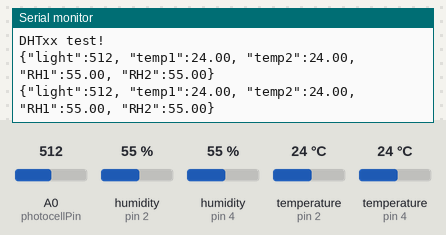
The sketch below on a simulated Arduino Uno, built with avr-gcc and run on an emulated ATmega328P. Parts: the last lines printed to the serial monitor. Inputs (shaded band) come from the test bench; at power-on: humidity (sensors on pin 2, pin 4) 55 %, A0 (photocellPin) = 512, temperature (sensors on pin 2, pin 4) 24 °C.

Above: at 10.8 s.
10.9 s: humidity (sensor on pin 2) set to 22 %
At 15.9 s:
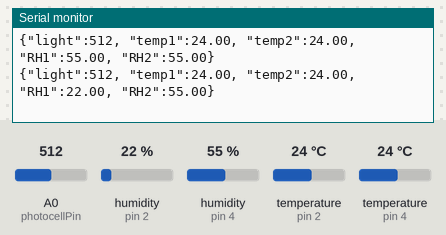
18.4 s: humidity (sensor on pin 4) set to 22 %
At 21.7 s:
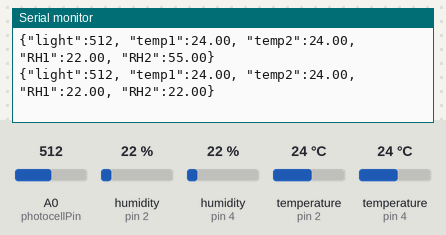
25.9 s: A0 (photocellPin) set to 716
At 30.8 s:
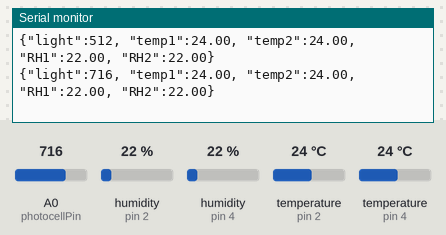
33.4 s: temperature (sensor on pin 2) set to 12 °C
At 36.5 s:
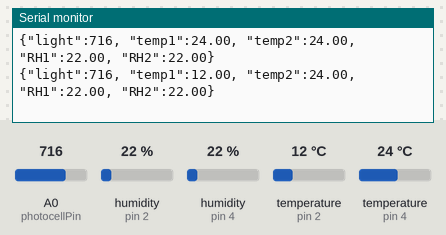
40.9 s: temperature (sensor on pin 4) set to 12 °C
At 46.8 s:
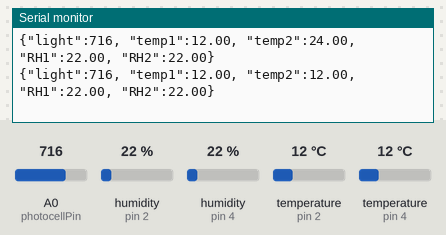
48.4 s: A0 (photocellPin) set to 992
At 51.4 s:
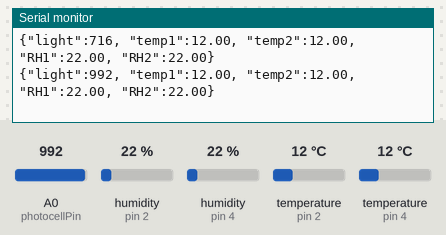
Timing chart, 0 to 52.9 s (numbered marks = the images above; inputs shaded):
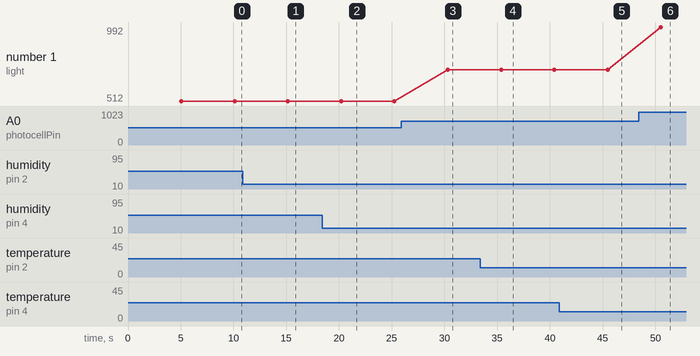

Measured:
- after the input at 10.9 s, the serial monitor: prints a new line after 4.3 s (image 1)
- after the input at 18.4 s, the serial monitor: prints a new line after 1.8 s (image 2)
- after the input at 25.9 s, the serial monitor: prints a new line after 4.4 s (image 3)
- after the input at 33.4 s, the serial monitor: prints a new line after 2.0 s (image 4)
- after the input at 40.9 s, the serial monitor: prints a new line after 4.6 s (image 5)
- after the input at 48.4 s, the serial monitor: prints a new line after 2.1 s (image 6)
- plotted number 1: 512 → 716 after the input at 25.9 s, 716 → 992 after the input at 48.4 s

The sketch:

sketch_two_temp_sensors.ino
```cpp
// Example testing sketch for various DHT humidity/temperature sensors
// Written by ladyada, public domain

#include "DHT.h"

#define DHTPIN 2     // what pin we're connected to
#define DHTPIN2 4

// Uncomment whatever type you're using!
#define DHTTYPE DHT11   // DHT 11
//#define DHTTYPE DHT22   // DHT 22  (AM2302)
//#define DHTTYPE DHT21   // DHT 21 (AM2301)

// Initialize DHT sensor for normal 16mhz Arduino
DHT dht(DHTPIN, DHTTYPE);
DHT dht2(DHTPIN2, DHTTYPE);

int photocellPin = 0; // the cell and 1K pulldown are connected to a0
int photocellReading; // the analog reading from the sensor divider

void setup() {
  Serial.begin(9600);
  Serial.println("DHTxx test!");

  dht.begin();
  dht2.begin();
}

void serialPrintSensor( float temperature, float humidity){
  Serial.print("{ \"t\":");
  Serial.print(temperature);
  Serial.print(", \"h\":");
  Serial.print(humidity);
  Serial.print("}");
}

void loop() {

  // Wait a few seconds between measurements.
  delay(5000);

  // Reading temperature or humidity takes about 250 milliseconds!
  // Sensor readings may also be up to 2 seconds 'old' (its a very slow sensor)
  float h = dht.readHumidity();
  // Read temperature as Celsius
  float t = dht.readTemperature();
  // Read temperature as Fahrenheit
  float f = dht.readTemperature(true);

  float h2 = dht2.readHumidity();
  // Read temperature as Celsius
  float t2 = dht2.readTemperature();
  // Read temperature as Fahrenheit
  float f2 = dht2.readTemperature(true);

  photocellReading = analogRead(photocellPin);

  // Check if any reads failed and exit early (to try again).
  if (isnan(h) || isnan(t) || isnan(f)) {
    Serial.println("Failed to read from DHT sensor!");
    return;
  }
  if (isnan(h2) || isnan(t2) || isnan(f2)) {
    Serial.println("Failed to read from DHT sensor!");
    return;
  }

  // Compute heat index
  // Must send in temp in Fahrenheit!
  float hi = dht.computeHeatIndex(f, h);

    // Print out reading from photocell
    Serial.print("{\"light\":");
    Serial.print(photocellReading);
    Serial.print(", \"temp1\":");
    Serial.print(t);
    Serial.print(", \"temp2\":");
    Serial.print(t2);
    Serial.print(", \"RH1\":");
    Serial.print(h);
    Serial.print(", \"RH2\":");
    Serial.print(h2);

//    Serial.print("\"s1\":");
//    serialPrintSensor(t, h);
//    Serial.print(",\"s2\":");
//    serialPrintSensor(t2,h2);
    Serial.println("}");
}
```
